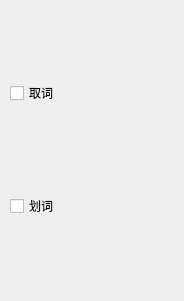
<?xml version="1.0" encoding="UTF-8"?>
<ui version="4.0">
 <class>ExploreWidget</class>
 <widget class="QWidget" name="ExploreWidget">
  <property name="geometry">
   <rect>
    <x>0</x>
    <y>0</y>
    <width>184</width>
    <height>301</height>
   </rect>
  </property>
  <property name="windowTitle">
   <string>Form</string>
  </property>
  <property name="styleSheet">
   <string notr="true"/>
  </property>
  <layout class="QVBoxLayout" name="verticalLayout">
   <property name="spacing">
    <number>0</number>
   </property>
   <property name="leftMargin">
    <number>10</number>
   </property>
   <property name="topMargin">
    <number>0</number>
   </property>
   <property name="rightMargin">
    <number>0</number>
   </property>
   <property name="bottomMargin">
    <number>0</number>
   </property>
   <item>
    <widget class="QCheckBox" name="check_qc">
     <property name="minimumSize">
      <size>
       <width>0</width>
       <height>40</height>
      </size>
     </property>
     <property name="text">
      <string>取词</string>
     </property>
    </widget>
   </item>
   <item>
    <widget class="QCheckBox" name="check_hc">
     <property name="minimumSize">
      <size>
       <width>0</width>
       <height>40</height>
      </size>
     </property>
     <property name="styleSheet">
      <string notr="true"/>
     </property>
     <property name="text">
      <string>划词</string>
     </property>
    </widget>
   </item>
  </layout>
 </widget>
 <resources/>
 <connections/>
</ui>
